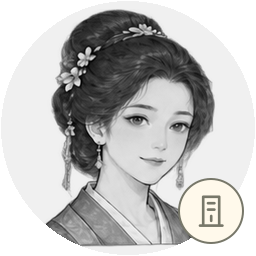
#> input picture assets/Jiaye/InkV2/characters/portrait_f01/adult_deceased_256.png, 256 x 256 px, given in place of infant_detail.png, which was not available
$ python build_assets.py
#> lines starting #> are read from the running program, lines starting #| are printed output that depends on the picture; after the words box and inside, x2 and y2 are one past the last pixel; in counts of white or black regions, pixels touching at a corner belong together; pictures that were not available may be replaced by others from this repository, and a replacement may not be noted
from pathlib import Path
import json, math, random, hashlib, re, collections
from PIL import Image, ImageDraw, ImageEnhance
import numpy as np
import cairosvg
R=Path(__file__).resolve().parents[1]
for folder in ['assets/characters','assets/houses','assets/events','assets/relics','assets/icons','assets/ui/buttons','assets/ui/panels','assets/ui/controls','assets/decor','assets/textures','data','docs','previews']: (R/folder).mkdir(parents=True,exist_ok=True)
P={'paper':'#f7f0df','light':'#fff9eb','ink':'#293f37','muted':'#737466','green':'#355c49','select':'#e2e8d8','gold':'#a48b58','line':'#d5c7a7','danger':'#a2533b'}
REG=[]
def pa(d,f='none',s=None,sw=1,ex=''):return f'<path d="{d}" fill="{f}"'+(f' stroke="{s}" stroke-width="{sw}"' if s else '')+f' {ex}/>'
def rc(x,y,w,h,f,s=None,sw=1,r=0,ex=''):return f'<rect x="{x}" y="{y}" width="{w}" height="{h}" rx="{r}" fill="{f}"'+(f' stroke="{s}" stroke-width="{sw}"' if s else '')+f' {ex}/>'
def el(x,y,rx,ry,f,s=None,sw=1,ex=''):return f'<ellipse cx="{x}" cy="{y}" rx="{rx}" ry="{ry}" fill="{f}"'+(f' stroke="{s}" stroke-width="{sw}"' if s else '')+f' {ex}/>'
def ci(x,y,r,f,s=None,sw=1,ex=''):return el(x,y,r,r,f,s,sw,ex)
def ln(x1,y1,x2,y2,s,sw=1,ex=''):return pa(f'M{x1} {y1} L{x2} {y2}',s=s,sw=sw,ex=ex)
def gp(b,id='',tf='',ex=''):return '<g'+(f' id="{id}"' if id else '')+(f' transform="{tf}"' if tf else '')+f' {ex}>'+b+'</g>'
def svg(b,w,h,defs='',title=''):return f'<svg xmlns="http://www.w3.org/2000/svg" width="{w}" height="{h}" viewBox="0 0 {w} {h}" stroke-linecap="round" stroke-linejoin="round"><title>{title}</title><defs>{defs}</defs>{b}</svg>'
def add(rel,w,h,cat,aid,alpha,usage,safe=None,**meta):REG.append(dict(id=aid,path=rel,width=w,height=h,category=cat,alpha=alpha,usage=usage,safeRect=safe or [0,0,w,h],**meta))
def save(rel,body,w,h,cat,aid,usage='',sizes=(),alpha=True,safe=None,**meta):
#> called with w = 512, h = 512, cat = 'character', aid = 'portrait_m01.infant', usage = '人物详情透明源；不含姓名或游戏属性。', alpha = True
 p=R/rel;p.parent.mkdir(exist_ok=True,parents=True);p.write_text(body,encoding='utf8');add(rel,w,h,cat,aid+'.svg',alpha,usage,safe,editable=True,**meta)
 for suffix,ow,oh in sizes:
  dest=p.with_name(p.stem+suffix+'.png');cairosvg.svg2png(bytestring=body.encode(),write_to=str(dest),output_width=ow,output_height=oh)
  ns=[round(safe[0]*ow/w),round(safe[1]*oh/h),round(safe[2]*ow/w),round(safe[3]*oh/h)] if safe else None
  add(str(dest.relative_to(R)),ow,oh,cat,aid+suffix+'.png',alpha,usage,ns,derivedFrom=rel,editable=False,**meta)
def dump(path,obj):(R/path).write_text(json.dumps(obj,ensure_ascii=False,indent=2)+'\n',encoding='utf8')
def grain(w,h,seed=2,n=160):
 q=random.Random(seed);return ''.join(el(round(q.uniform(0,w),2),round(q.uniform(0,h),2),round(q.uniform(.3,1.4),2),round(q.uniform(.2,.5),2),'#6a604e',ex=f'opacity="{q.uniform(.02,.06):.3f}"') for _ in range(n))
ARTS=[dict(id='m01',sex='男',robe='#718875',dark='#354d43',accent='#ad9870',eye=-2,jaw=345,anchor='方下颌、平眉、右眼外侧小痣、青灰衣'),dict(id='m02',sex='男',robe='#6f8290',dark='#364e5b',accent='#afa487',eye=1,jaw=353,anchor='长椭圆脸、细长眼、左眉外挑、灰蓝衣'),dict(id='f01',sex='女',robe='#839582',dark='#496b59',accent='#c8bda0',eye=0,jaw=345,anchor='椭圆脸、弯眉、左耳青玉坠、素绿衣'),dict(id='f02',sex='女',robe='#b19d83',dark='#7e6656',accent='#d7b2a0',eye=3,jaw=336,anchor='圆脸、额前碎发、米杏衣')]
STAGES=['infant','child','young','adult','elder']
def portrait(a,st):
 skin='#dfbfa3' if a['id']=='m01' else '#edcdb3';hair='#8b8c80' if st=='elder' else '#303b35';hi='#c5c4b1' if st=='elder' else '#657063'
 if st=='infant':
  s=pa('M146 324 Q101 373 111 495 Q244 527 383 493 Q403 408 361 327 Z',a['robe'],P['ink'],1.8)+pa('M145 340 L344 446 L373 490 M361 341 L148 472 M141 365 L350 478',s=a['dark'],sw=2)
  s+=el(253,275,104,107,skin,P['ink'],1.8)+pa('M152 269 Q133 148 250 151 Q370 160 354 267 Q335 193 283 192 Q221 172 172 234 Z','#354439',P['ink'],1.4)+pa('M237 175 Q239 153 260 151 M247 175 Q260 163 270 166',s='#71826c',sw=2)
  s+=pa('M193 276 Q211 268 227 278 M277 277 Q296 266 313 275',s=P['ink'],sw=2)+el(256,304,4,3,'#bb9277')+pa('M239 333 Q256 343 272 331',s='#a87965',sw=2)+el(197,306,18,9,'#d5a18c',ex='opacity=".22"')+el(309,305,18,9,'#d5a18c',ex='opacity=".22"')
  if a['id']=='m01':s+=ci(326,285,1.8,'#806049')
  return svg(gp(s,'infant'),512,512,title=a['id']+' infant, visual only')
 female=a['sex']=='女';elder=st=='elder';child=st=='child';by=107 if child else 77
 defs=f'<linearGradient id="skin" x1="0" y1="0" x2="1" y2="0"><stop stop-color="{skin}"/><stop offset=".5" stop-color="#f5dcc5"/><stop offset="1" stop-color="{skin}"/></linearGradient><linearGradient id="robe" x1="0" y1="0" x2="1" y2="1"><stop stop-color="{a["robe"]}"/><stop offset="1" stop-color="{a["dark"]}"/></linearGradient>'
 s=gp(pa('M170 178 C147 135 173 88 217 83 C278 44 350 90 350 170 L370 374 Q325 411 315 430 L164 404 Q172 310 151 275 Z',hair,P['ink'],1.8),'hair-back')
 s+=gp(el(257,by,27 if child else 40,22 if child else 32,hair,P['ink'],1.6)+pa(f'M227 {by+3} Q258 {by-24} 287 {by+4} M230 {by+13} Q255 {by-8} 281 {by+14}',s=hi,sw=1.1)+rc(222,by+21,72,8,a['accent'],P['ink'],1.1,3),'knot')
 if female:s+=ln(201,by+24,314,by+8,a['accent'],4)+ci(314,by+8,6,'#91a58b',P['ink'],1)
 s+=gp(pa('M160 365 Q112 377 79 413 L57 512 L454 512 L432 411 Q398 381 345 365 L304 341 L211 342 Z','url(#robe)',P['ink'],2.1),'clothing')
 s+=gp(pa('M218 309 L211 355 L250 392 L301 352 L297 307 Z','url(#skin)',P['ink'],1.3)+pa('M218 326 Q257 356 296 324 L294 349 Q257 367 215 345 Z','#ac8f73',ex='opacity=".28"'),'neck')
 s+=gp(pa('M204 346 L255 381 L313 343 L333 365 L250 464 L177 369 Z','#efe7d2',P['ink'],1.5)+pa('M195 349 L250 400 L321 348 L334 365 L252 472 L238 448 L300 371 L255 412 L181 368 Z',a['accent'],P['ink'],1.2)+pa('M250 465 L316 385 L362 393 L304 512 L258 512 Z',a['dark'],P['ink'],1.2),'collars')
 s+=gp(''.join(pa(d,s='#263d32',sw=1.5,ex='opacity=".52"') for d in ['M116 405 Q137 450 118 512','M147 394 Q172 457 158 498','M358 400 Q328 455 331 512','M399 419 Q375 466 390 512','M165 455 L206 510']),'cloth-folds')
 lo=324 if child else a['jaw']
 s+=gp(el(171,239,16,28,skin,P['ink'],1.3)+el(339,239,15,28,skin,P['ink'],1.3)+pa('M165 227 Q181 236 170 250 M345 227 Q332 237 341 249',s='#a98266',sw=1.2),'ears')
 s+=gp(pa(f'M176 182 Q180 124 253 124 Q326 126 336 179 L329 262 Q319 306 281 {lo-4} Q256 {lo+12} 232 {lo-4} Q188 303 180 263 Z','url(#skin)',P['ink'],1.6)+pa('M325 191 Q323 275 283 323 Q329 308 334 242 Z','#b68e71',ex='opacity=".2"')+el(200,270,23,10,'#cc9a88',ex='opacity=".13"')+el(312,270,22,10,'#cc9a88',ex='opacity=".12"'),'face')
 s+=gp(pa('M169 215 Q163 156 194 119 Q232 85 283 115 Q327 109 343 162 L337 225 L323 187 Q292 175 277 142 Q270 173 242 183 L249 152 Q228 180 186 192 L181 225 Z',hair,P['ink'],1.6),'hair-front')
 s+=gp(''.join(pa(d,s=hi,sw=1.1,ex='opacity=".65"') for d in ['M188 169 Q204 123 248 125','M194 179 Q225 151 251 133','M207 172 Q236 137 262 126','M248 167 Q273 141 270 126','M284 132 Q302 165 321 174','M295 123 Q328 138 333 166','M185 155 Q191 127 217 113']),'hair-lines')
 ey=226 if child else 222;oh=12 if child else 7 if elder else 10;eyes=''
 for side,cx in [(-1,211),(1,299)]:
  up=ey-7+(a['eye'] if side<0 else -a['eye'])/2
  eyes+=pa(f'M{cx-21} {ey+1} Q{cx} {up-6} {cx+20} {ey} Q{cx+4} {ey+oh} {cx-21} {ey+1} Z','#faf0dc',P['ink'],1.5)+el(cx+1,ey+1,6.4,7 if child else 5.7,'#514b36',P['ink'],.8)+el(cx+1,ey+2,3,4,P['ink'])+ci(cx-1,ey-.5,1.5,P['light'])
  eyes+=pa(f'M{cx-23} {ey-17} Q{cx-3} {ey-24-a["eye"]} {cx+22} {ey-18}',s=hair,sw=2.6 if female else 4)+pa(f'M{cx-19} {ey+13} Q{cx} {ey+17} {cx+14} {ey+12}',s='#b8947b',sw=.9)
 s+=gp(eyes,'eyes-brows')+gp(pa('M257 230 Q250 248 250 266 L259 271 M246 273 Q254 277 264 273',s='#a77e66',sw=1.2)+pa('M237 294 Q254 298 274 292 Q257 305 241 299','#b47b6b',ex='opacity=".45"')+pa('M238 295 Q255 294 272 293',s='#875e53',sw=1.2)+pa('M246 314 Q257 317 268 311',s='#b38f77',sw=.9),'nose-mouth')
 if female and st=='adult':s+=gp(pa('M186 235 Q195 243 201 242 M316 239 L326 243 M228 278 Q223 286 226 292 M282 278 Q289 284 287 291',s='#bb9980',sw=.8),'adult-face-lines')
 if a['id']=='m01':s+=ci(324,247,1.8,'#735943')
 if a['id']=='m02':s+=pa('M198 199 L224 195',s=hair,sw=2.2)
 if female:s+=ln(173,260,173,280,P['gold'],1.4)+el(173,286,4.5,7,'#779583',P['ink'],.8)+pa('M174 196 Q152 260 189 339 M332 184 Q359 270 324 342',s=hair,sw=7)
 if not female and st in ['adult','elder']:
  beard='#aaa899' if elder else '#465046'
  if a['id']=='m01':
   s+=pa('M233 286 Q243 278 253 286 L260 284 Q271 278 280 283 Q266 297 257 291 Q244 298 233 286 Z',beard)+pa('M222 319 Q256 342 287 318 Q275 358 254 374 Q232 352 222 319 Z',beard)
   s+=''.join(pa(f'M{x} 331 Q{x+5} 350 255 366',s=hi,sw=1) for x in [233,242,251,263,275])
  else:s+=pa('M238 286 Q254 279 273 285 M249 323 Q255 332 263 321',s=beard,sw=2.7)
 if elder:s+=gp(''.join(pa(d,s='#a78971',sw=1.15) for d in ['M184 231 L176 228','M189 239 L178 241','M326 231 L337 230','M326 239 L337 244','M233 276 Q220 284 224 302','M278 272 Q289 283 287 302','M212 193 Q253 184 299 193','M219 185 Q251 178 287 186','M207 256 Q212 260 225 257','M287 257 Q300 263 312 257']),'age-lines')
 return svg(s,512,512,defs,title=a['id']+' '+st+'; original editable portrait')
LIB={}
for a in ARTS:
 aid='portrait_'+a['id'];LIB[aid]={'sexPresentation':a['sex'],'identityAnchors':a['anchor'],'stages':{}}
 for st in STAGES:
  base=f'assets/characters/{aid}/{st}';save(base+'_detail.svg',portrait(a,st),512,512,'character',aid+'.'+st,'人物详情透明源；不含姓名或游戏属性。',sizes=[('',768,768)],safe=[50,40,412,472],artId=aid,ageStage=st)
#> (the call stopped at in save, `dest=p.with_name(p.stem+suffix+'.png');cairosvg.svg2png(bytestring=bod..`: cairosvg is not available in this run)
  raw=Image.open(R/(base+'_detail.png')).convert('RGBA');detailStates={}
#> further down, raw is the input picture: PIL image 256x256 RGBA; mean R, G, B, A 188.4, 188.1, 187.4, 201.6
  for status in ['sick','deceased']:
   toned=ImageEnhance.Color(raw.convert('RGB')).enhance(.25 if status=='sick' else 0);toned=Image.blend(toned,Image.new('RGB',raw.size,'#bfc7b3' if status=='sick' else P['paper']),.13 if status=='sick' else .17).convert('RGBA');toned.putalpha(raw.getchannel('A'))
   rel=base+'_detail_'+status+'.png';toned.save(R/rel);detailStates['detail_'+status]=rel;add(rel,768,768,'character-state',aid+'.'+st+'.detail.'+status,True,'同一原画色阶衍生；不重新生成脸。',artId=aid,ageStage=st,state=status,derivedFrom=base+'_detail.svg')
#> this loop made 2 passes
#> pass 1, `toned = Image.blend(toned, Image.new('RGB', raw.size, '#bfc7b3' if sta`:
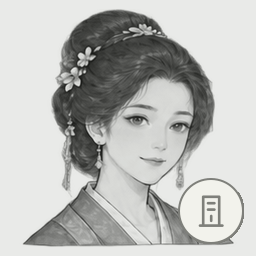
#> toned: PIL image 256x256 RGBA; mean R, G, B, A 188, 188.9, 186.4, 255
#> after the loop:
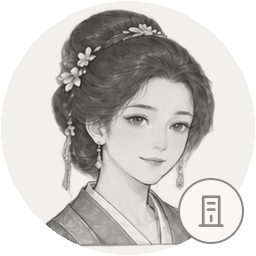
#> toned: PIL image 256x256 RGBA; mean R, G, B, A 197.7, 196.7, 193.7, 201.6; transparent parts drawn white
#> after the loop, detailStates = 2 items
  bg=Image.new('RGBA',raw.size,P['paper']);bg.alpha_composite(raw);bg=bg.resize((256,256),Image.Resampling.LANCZOS);mask=Image.new('L',(1024,1024));ImageDraw.Draw(mask).ellipse((8,8,1016,1016),fill=255);mask=mask.resize((256,256),Image.Resampling.LANCZOS);bg.putalpha(mask)
#> after `bg = Image.new('RGBA', raw.size, P['paper'])`:
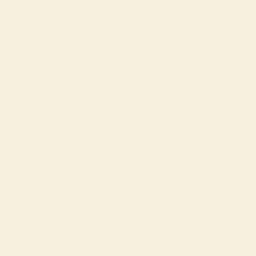
#> bg: PIL image 256x256 RGBA; mean R, G, B, A 247, 240, 223, 255
#> after `bg.alpha_composite(raw)`:
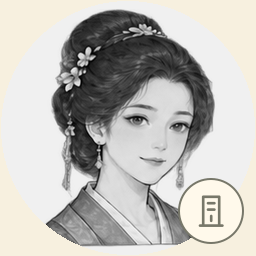
#> bg: PIL image 256x256 RGBA; mean R, G, B, A 191.4, 189.7, 185.4, 255
#> after `mask = Image.new('L', (1024, 1024))`: mask: PIL image 1024x1024 L; every value is 0
#> after `ImageDraw.Draw(mask).ellipse((8, 8, 1016, 1016), fill=255)`:
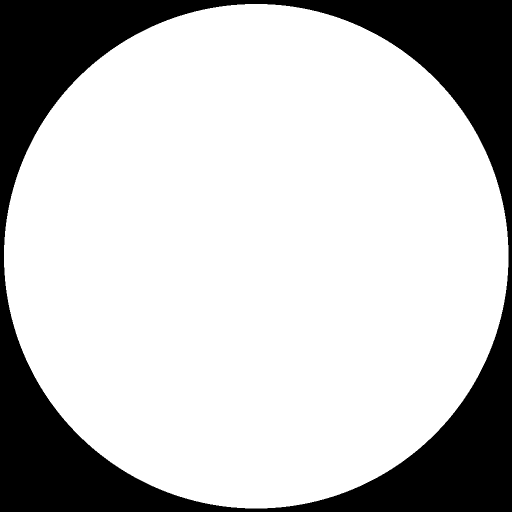
#> mask: PIL image 1024x1024 L (shown at 1/2 size); 76.2% white; 1 black region, box (x1, y1, x2, y2) and area: (0, 0, 1024, 1024) 249119
#> after `mask = mask.resize((256, 256), Image.Resampling.LANCZOS)`:
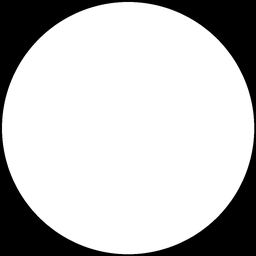
#> mask: PIL image 256x256 L; min 0, max 255, mean 194.4
  for status in ['normal','sick','deceased','selected']:
   im=bg.copy()
   if status in ['sick','deceased']:
    al=im.getchannel('A');im=ImageEnhance.Color(im.convert('RGB')).enhance(.25 if status=='sick' else 0);im=Image.blend(im,Image.new('RGB',im.size,'#bfc7b3' if status=='sick' else P['paper']),.13 if status=='sick' else .17).convert('RGBA');im.putalpha(al)
   if status=='selected':
    d=ImageDraw.Draw(im);d.ellipse((3,3,252,252),outline=P['gold'],width=5);d.ellipse((10,10,245,245),outline=P['green'],width=2)
   rel=base+'_'+status+'_256.png';im.save(R/rel);add(rel,256,256,'character-state',aid+'.'+st+'.'+status,True,'圆形头像；状态色阶/边框，不改美术身份。',artId=aid,ageStage=st,state=status,derivedFrom=base+'_detail.svg')
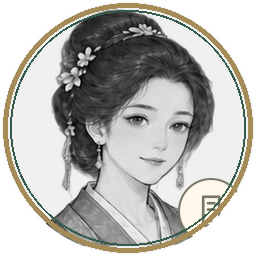
#> im: PIL image 256x256 RGBA; mean R, G, B, A 184.2, 182, 174.4, 194.4; transparent parts drawn white
#> (the run stopped early here; a loop or call above may not have finished)

$ run again, on assets/Jiaye/InkV2/characters/portrait_f02/adult_detail_768.png
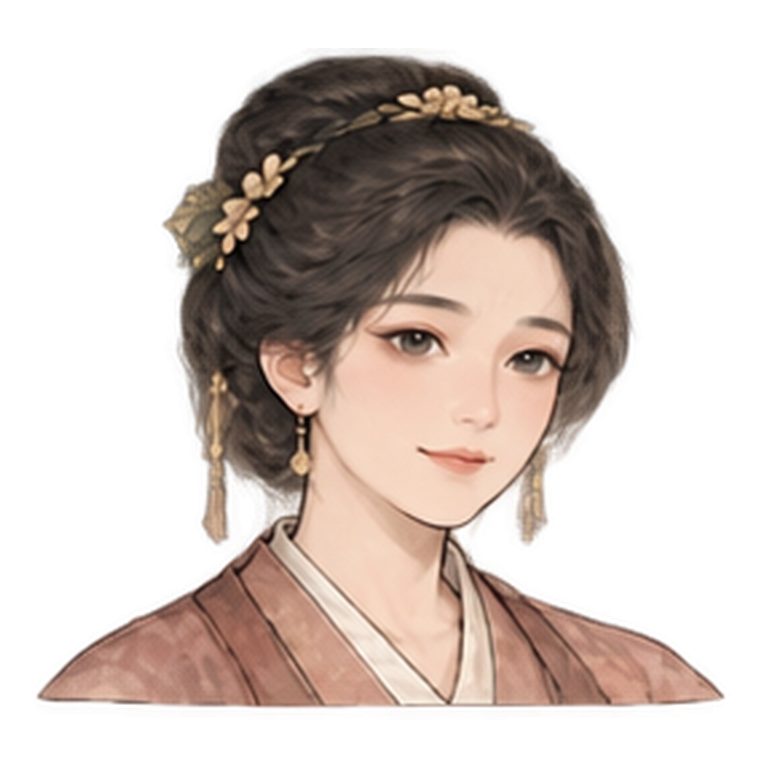
#> input picture assets/Jiaye/InkV2/characters/portrait_f02/adult_detail_768.png, 768 x 768 px, given in place of infant_detail.png, which was not available
#> raw is the input picture: PIL image 768x768 RGBA; mean R, G, B, A 71.6, 58.4, 51.5, 106
#> the loop `for status in ['sick','deceased']:` made 2 passes
#> pass 1, `rel = base + '_detail_' + status + '.png'`:
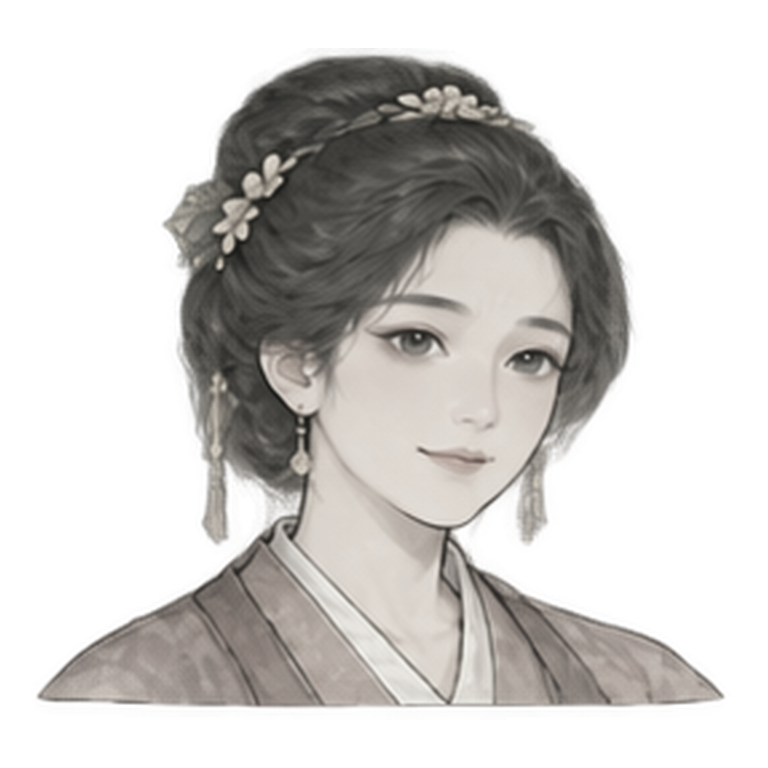
#> saved as infant_detail_sick.png: PIL image 768x768 RGBA; mean R, G, B, A 79.8, 77.9, 74.1, 106; transparent parts drawn white
#> after the loop `for status in ['sick','deceased']:`: detailStates = 2 items
#> bg: PIL image 256x256 RGBA
#> mask: PIL image 1024x1024 L; every value is 0
#> mask: PIL image 1024x1024 L; 76.2% white; 1 black region, box (x1, y1, x2, y2) and area: (0, 0, 1024, 1024) 249119
#> mask: PIL image 256x256 L
#> after the loop `for status in ['normal','sick','deceased','selected']:`:
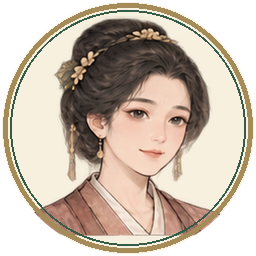
#> im: PIL image 256x256 RGBA; mean R, G, B, A 199, 183.7, 165.8, 194.4; transparent parts drawn white
